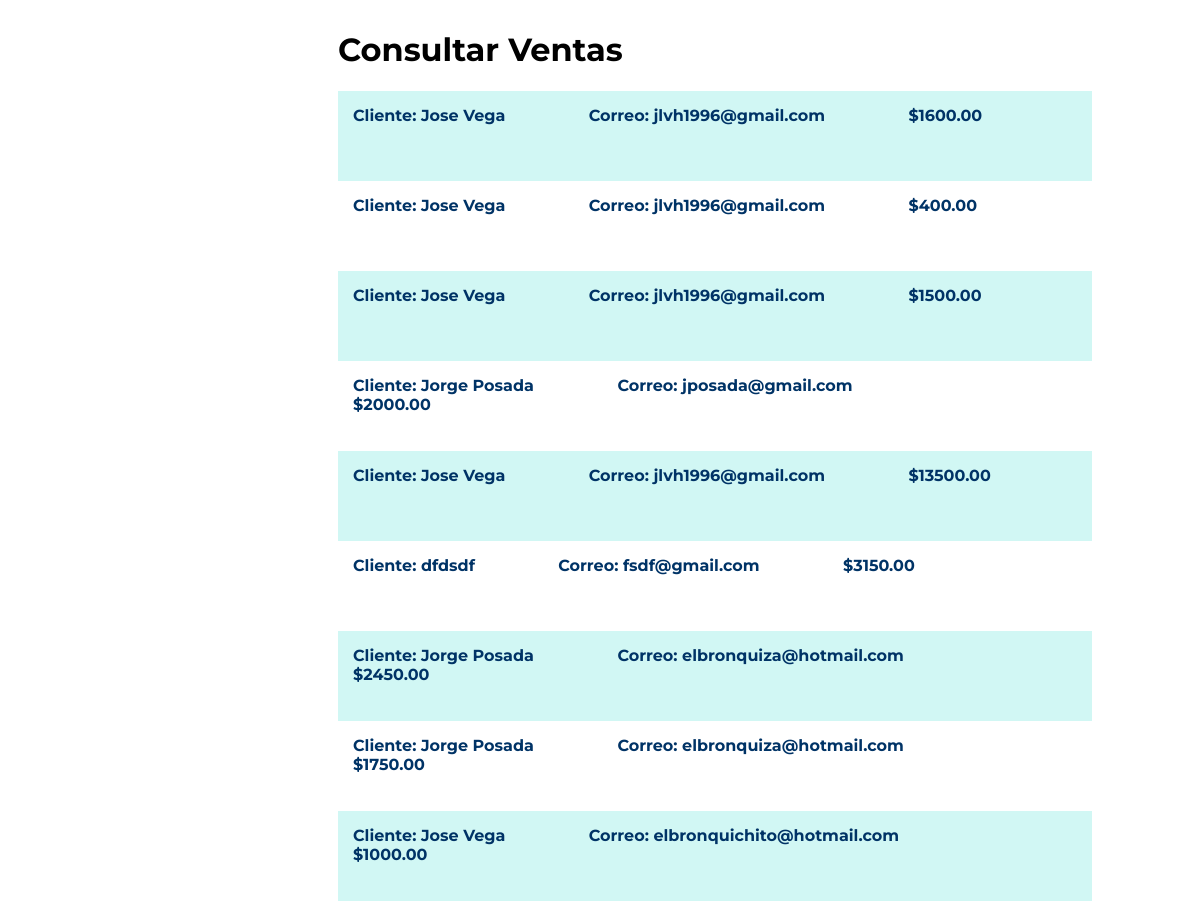
The page /ventas.php (signed in) on the database its author committed.
### tables this page shows
CREATE TABLE `ventas` (
  `id` int(11) NOT NULL,
  `idEvento` int(11) NOT NULL,
  `nombreCompleto` varchar(70) NOT NULL,
  `correo` varchar(70) NOT NULL,
  `total` varchar(70) NOT NULL
);

### ventas.php (the view, shortened to what this page needs)
<?php
$queryGetVentas = "SELECT id, idEvento, nombreCompleto, correo, total FROM ventas";
$resQueryGetVentas = mysql_query($queryGetVentas, $conexionLocalhost) or trigger_error("The query for obtaining all sales couldn't be executed.");
$ventasDetail = mysql_fetch_assoc($resQueryGetVentas);
?>
<!DOCTYPE html>
<html lang="en">
<head>
	<link rel="stylesheet" type="text/css" href="css_main.css">
</head>
<body>
<?php
include('includes/useroptions.php');
?>
<div class="listuser">
  <h1>Consultar Ventas</h1>
  <ul class="listadoUsuarios">
  <?php
    do { ?>
    <li class="liVentas">
      <p class="nombreVentas"><?php echo 'Cliente: ' . $ventasDetail['nombreCompleto']; ?></p>
      <p class="nombreVentas"><?php echo 'Correo: '.$ventasDetail['correo']; ?></p>
      <p class="nombreVentas"><?php echo '$'.$ventasDetail['total']; ?></p>
      <br>
    </li>
  <?php } while($ventasDetail = mysql_fetch_assoc($resQueryGetVentas)); ?>
  </ul>
</div>
</body>
</html>

### css_main.css (style rules this page uses)
body { font-family: 'Montserrat', sans-serif; }
.listuser { margin-right: 100px; margin-left: 330px; }
.nombreVentas { font-size: 16px; font-weight: bold; color: #036; justify-content: space-around; display: inline-block; justify-content: space-between; padding-right: 80px; }
.liVentas { align-content: right; }
.listadoUsuarios { padding: 0; list-style-type: none; color: #666; font-size: 13px; }
.listadoUsuarios p { margin: 0; }
.listadoUsuarios li { padding: 15px; height: 60px; }
.listadoUsuarios li:nth-child(odd) { background: #D1F7F4; height: 60px; }
input.star-cb-group, { display: inline-block; overflow: hidden; text-indent: 9999px; width: 1em; white-space: nowrap; cursor: pointer; }

### rows shown on the page
ventas: nombreCompleto "Jose Vega", correo "jlvh1996@gmail.com", total "1600.00"
ventas: nombreCompleto "Jose Vega", correo "jlvh1996@gmail.com", total "400.00"
ventas: nombreCompleto "Jose Vega", correo "jlvh1996@gmail.com", total "1500.00"
ventas: nombreCompleto "Jorge Posada", correo "jposada@gmail.com", total "2000.00"
ventas: nombreCompleto "Jose Vega", correo "jlvh1996@gmail.com", total "13500.00"
ventas: nombreCompleto "dfdsdf", correo "fsdf@gmail.com", total "3150.00"
ventas: nombreCompleto "Jorge Posada", correo "elbronquiza@hotmail.com", total "2450.00"
ventas: nombreCompleto "Jorge Posada", correo "elbronquiza@hotmail.com", total "1750.00"
ventas: nombreCompleto "Jose Vega", correo "elbronquichito@hotmail.com", total "1000.00"
